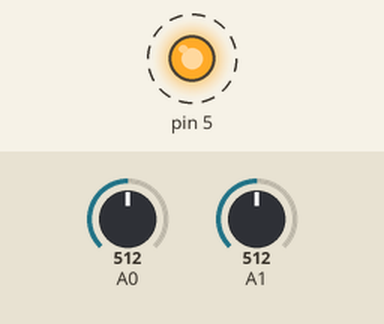
This sketch was run on a simulated Arduino Uno, built with avr-gcc and run on an emulated ATmega328P. On the bench: output pins drawn as LEDs (lit = HIGH). Dashed ring = blinking. Inputs (shaded band) come from the test bench; at power-on: A0 = 512, A1 = 512. What the sketch prints to the serial monitor is not drawn.

Above: at 0.5 s.
Timing chart, 0 to 4.6 s (numbered marks = the images above):
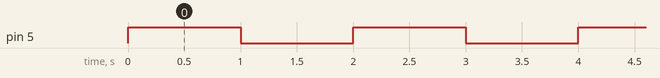

The sketch:

led_test.ino
```cpp
void setup() {
  Serial.begin(9600);
  pinMode(5, OUTPUT);
}

void loop() {
  digitalWrite(5, HIGH);
  delay(1000);
  digitalWrite(5, LOW);
  delay(1000);


  Serial.print("Analog 0 \t");
  Serial.println(analogRead(0));
  Serial.print("Analog 1 \t");
  Serial.println(analogRead(1));
}
```

Measured:
- by itself, pin 5: alternates HIGH for 1.0 s and LOW for 1.0 s
